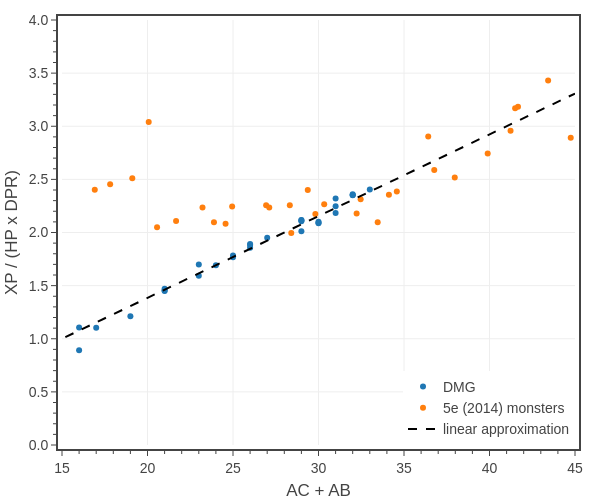

Notebook source saved alongside this figure:
### Markdown cell above
# Figures

### Code cell
# Fig. 1: Plots monster XP / (HP x DPR) vs AC + AB

# create figure
fig = go.Figure()

COEFF = 0.25 #(0.65/3)

# plot distributions
cr_range = [2,20]
colors = iter(COLORS)

book = 'DMG'
color = next(colors)
dfM = pd.read_csv('../../assets/data/dmg-targets.csv')
dfM = dfM[dfM['CR'].between(1, 30)]
dfM['adj AB + AC'] = dfM['AB'] + dfM['AC']
dfM['XP ratio'] = dfM['XP']/(COEFF*dfM['DPR Mean']*dfM['HP Mean'])
dfM = dfM[dfM['CR'].between(1, 30)]
dfM = dfM[['CR','adj AB + AC','XP ratio']].groupby('CR').mean().reset_index()
#fig = tfb.plot_data_and_fit(fig, x=dfM['adj AB + AC'], y=dfM['XP ratio'], name=book, legendgroup=book, line_color=color)
fig.add_scatter(
    x=dfM['adj AB + AC'].tolist(), 
    y=dfM['XP ratio'].tolist(), 
    mode='markers',
    name=book, 
    legendgroup=book, 
    line_color=color,
    hovertemplate=
            f'<b>{book}</b><br>'+
            'AC + AB: %{x:.0f}<br>'+
            'ratio %{y:.2f}'+
            '<extra></extra>',
)


"""book = '5e - CR < 20'
color = next(colors)
dfM = pd.read_csv('../../assets/data/monsters.csv')
dfM = dfM[dfM['CR'].between(3, 20)]
dfM['adj AB + AC'] = dfM['adj AB'] + dfM['adj AC']
dfM['XP ratio'] = dfM['XP']/(COEFF*dfM['adj DPR']*dfM['adj HP'])
dfM = dfM[['CR','adj AB + AC','XP ratio']].groupby('CR').mean().reset_index()
#tfb.plot_data_and_fit_piecewise(fig, dfM['adj AB + AC'].to_numpy(), dfM['XP ratio'].to_numpy(), name=book, legendgroup=book, line_color=color)
#fig = plot_with_fit(dfM['adj AB + AC'], dfM['XP ratio'], np.linspace(0, 31, 100), book, book, color)
fig = tfb.plot_data_and_fit(fig, x=dfM['adj AB + AC'], y=dfM['XP ratio'], name=book, legendgroup=book, line_color=color)

book = '5e - CR > 20'
dfM = pd.read_csv('../../assets/data/monsters.csv')
dfM = dfM[dfM['CR'].between(21, 30)]
dfM['adj AB + AC'] = dfM['adj AB'] + dfM['adj AC']
dfM['XP ratio'] = dfM['XP']/(COEFF*dfM['adj DPR']*dfM['adj HP'])
dfM = dfM[['CR','adj AB + AC','XP ratio']].groupby('CR').mean().reset_index()
#fig = plot_with_fit(dfM['adj AB + AC'], dfM['XP ratio'], np.linspace(31, 60, 100), book, book, color)
fig = tfb.plot_data_and_fit(fig, x=dfM['adj AB + AC'], y=dfM['XP ratio'], name=book, legendgroup=book, line_color=color)
"""

"""def piecewise_function(x, x0, y0, k1, k2):
    x1 = 33
    return np.piecewise(x, [x < x1], [lambda x:k1*x + y0-k1*x1, lambda x:k2*x + y0-k2*x1])

book = '5e'
color = next(colors)
dfM = pd.read_csv('../../assets/data/monsters.csv')
dfM = dfM[dfM['CR'].between(2, 30)]
dfM['adj AB + AC'] = dfM['adj AB'] + dfM['adj AC']
dfM['XP ratio'] = dfM['XP']/(COEFF*dfM['adj DPR']*dfM['adj HP'])
dfM = dfM[['CR','adj AB + AC','XP ratio']].groupby('CR').mean().reset_index()
fig, _ = tfb.plot_data_and_fit_piecewise(
    fig, 
    x=dfM['adj AB + AC'].tolist(), 
    y=dfM['XP ratio'].tolist(), 
    name=book, 
    legendgroup=book, 
    line_color=color,
    piecewise_linear=piecewise_function,
    x_fit=np.linspace(10,45,100),
)"""

book = '5e (2014) monsters'
color = next(colors)
dfM = pd.read_csv('../../assets/data/monsters.csv')
dfM = dfM[dfM['CR'].between(0, 30)]
dfM['adj AB + AC'] = dfM['adj AB'] + dfM['adj AC']
dfM['XP ratio'] = dfM['XP']/(COEFF*dfM['adj DPR']*dfM['adj HP'])
dfM = dfM[['CR','adj AB + AC','XP ratio']].groupby('CR').mean().reset_index()

print(dfM[dfM['CR'].between(0.5,20)]['XP ratio'].mean())
print(dfM[dfM['CR'].between(21,30)]['XP ratio'].mean())
fig.add_scatter(
    x=dfM['adj AB + AC'].tolist(), 
    y=dfM['XP ratio'].tolist(), 
    mode='markers',
    name=book, 
    legendgroup=book, 
    line_color=color,
    hovertemplate=
            f'<b>{book}</b><br>'+
            'AC + AB: %{x:.0f}<br>'+
            'ratio %{y:.2f}'+
            '<extra></extra>',
)

book = 'linear approximation'
x = np.linspace(0, 45, 100)
fig.add_trace(go.Scatter(
    x=x, 
    #y=(0.25/COEFF)*(1 + (x - 15)/13),
    y=(1 + (x - 15)/13),
    mode='lines',
    name=f'{book}',
    legendgroup=book,
    showlegend=True,
    line_color='black',
    line_dash='dash',
    hoverinfo='skip',
))

# update layout
fig.update_layout(
    template=tfb.FIG_TEMPLATE,
    xaxis=dict(
        title_text='AC + AB',
        range=[15, 45],
        tick0=0, dtick=5,
        minor=dict(tick0=0, dtick=1),
    ),
    yaxis=dict(
        title_text='XP / (HP x DPR)',
        range=[0,4],
        tickformat='.1f',
        tick0=0, dtick=0.5,
        minor=dict(tick0=0, dtick=0.1),
    ),
    legend=dict(
        xanchor='right', yanchor='bottom',
        x=1.00, y=0.00,
        orientation='v',
        tracegroupgap=0,
    ),
    width=600, 
    height=500,
)

# show figure
fig.show(config=tfb.FIG_CONFIG)

# save figures
if SAVEFIGS:
    fig.update_layout(autosize=True, width=None, height=None)
    tfb.save_fig_html(fig, format='large', name=f'./fig-npc-accuracy-vs-acab-large')
    tfb.save_fig_html(fig, format='small', name=f'./fig-npc-accuracy-vs-acab-small', marker_size=4)

### Figure 1 — Plotly figure (JSON) as saved in the notebook; plotly's stock layout.template omitted (floating-point values rounded to 4 significant figures)
{"data": [{"hovertemplate": "<b>DMG</b><br>AC + AB: %{x:.0f}<br>ratio %{y:.2f}<extra></extra>", "legendgroup": "DMG", "line": {"color": "#1f77b4"}, "mode": "markers", "name": "DMG", "type": "scatter", "x": [16, 16, 17, 19, 21, 21, 21, 23, 23, 24, 25, 25, 26, 26, 26, 27, 29, 29, 29, 29, 30, 30, 30, 31, 31, 31, 32, 32, 32, 33], "y": [0.8919, 1.106, 1.103, 1.213, 1.47, 1.449, 1.454, 1.593, 1.698, 1.692, 1.767, 1.784, 1.857, 1.883, 1.891, 1.951, 2.106, 2.117, 2.116, 2.012, 2.087, 2.092, 2.102, 2.184, 2.246, 2.32, 2.354, 2.361, 2.35, 2.404]}, {"hovertemplate": "<b>5e (2014) monsters</b><br>AC + AB: %{x:.0f}<br>ratio %{y:.2f}<extra></extra>", "legendgroup": "5e (2014) monsters", "line": {"color": "#ff7f0e"}, "mode": "markers", "name": "5e (2014) monsters", "type": "scatter", "x": [16.92, 17.14, 17.82, 19.11, 20.07, 20.56, 21.67, 23.22, 23.89, 24.56, 24.95, 26.94, 27.12, 28.32, 28.41, 29.37, 29.82, 30.33, 32.23, 32.46, 33.46, 34.12, 34.58, 36.77, 36.42, 37.97, 39.89, 41.23, 41.67, 41.5, 43.43, 44.75], "y": [2.402, null, 2.453, 2.51, 3.039, 2.05, 2.109, 2.235, 2.096, 2.083, 2.244, 2.256, 2.235, 2.256, 1.996, 2.399, 2.175, 2.265, 2.178, 2.313, 2.096, 2.356, 2.385, 2.589, 2.904, 2.517, 2.745, 2.957, 3.184, 3.169, 3.431, 2.892]}, {"hoverinfo": "skip", "legendgroup": "linear approximation", "line": {"color": "black", "dash": "dash"}, "mode": "lines", "name": "linear approximation", "showlegend": true, "type": "scatter", "x": [0, 0.4545, 0.9091, 1.364, 1.818, 2.273, 2.727, 3.182, 3.636, 4.091, 4.545, 5, 5.455, 5.909, 6.364, 6.818, 7.273, 7.727, 8.182, 8.636, 9.091, 9.545, 10, 10.45, 10.91, 11.36, 11.82, 12.27, 12.73, 13.18, 13.64, 14.09, 14.55, 15, 15.45, 15.91, 16.36, 16.82, 17.27, 17.73, 18.18, 18.64, 19.09, 19.55, 20, 20.45, 20.91, 21.36, 21.82, 22.27, 22.73, 23.18, 23.64, 24.09, 24.55, 25, 25.45, 25.91, 26.36, 26.82, 27.27, 27.73, 28.18, 28.64, 29.09, 29.55, 30, 30.45, 30.91, 31.36, 31.82, 32.27, 32.73, 33.18, 33.64, 34.09, 34.55, 35, 35.45, 35.91, 36.36, 36.82, 37.27, 37.73, 38.18, 38.64, 39.09, 39.55, 40, 40.45, 40.91, 41.36, 41.82, 42.27, 42.73, 43.18, 43.64, 44.09, 44.55, 45], "y": [-0.1538, -0.1189, -0.08392, -0.04895, -0.01399, 0.02098, 0.05594, 0.09091, 0.1259, 0.1608, 0.1958, 0.2308, 0.2657, 0.3007, 0.3357, 0.3706, 0.4056, 0.4406, 0.4755, 0.5105, 0.5455, 0.5804, 0.6154, 0.6503, 0.6853, 0.7203, 0.7552, 0.7902, 0.8252, 0.8601, 0.8951, 0.9301, 0.965, 1, 1.035, 1.07, 1.105, 1.14, 1.175, 1.21, 1.245, 1.28, 1.315, 1.35, 1.385, 1.42, 1.455, 1.49, 1.524, 1.559, 1.594, 1.629, 1.664, 1.699, 1.734, 1.769, 1.804, 1.839, 1.874, 1.909, 1.944, 1.979, 2.014, 2.049, 2.084, 2.119, 2.154, 2.189, 2.224, 2.259, 2.294, 2.329, 2.364, 2.399, 2.434, 2.469, 2.503, 2.538, 2.573, 2.608, 2.643, 2.678, 2.713, 2.748, 2.783, 2.818, 2.853, 2.888, 2.923, 2.958, 2.993, 3.028, 3.063, 3.098, 3.133, 3.168, 3.203, 3.238, 3.273, 3.308]}], "layout": {"height": 500, "legend": {"orientation": "v", "tracegroupgap": 0, "x": 1, "xanchor": "right", "y": 0, "yanchor": "bottom"}, "width": 600, "xaxis": {"dtick": 5, "minor": {"dtick": 1, "tick0": 0}, "range": [15, 45], "tick0": 0, "title": {"text": "AC + AB"}}, "yaxis": {"dtick": 0.5, "minor": {"dtick": 0.1, "tick0": 0}, "range": [0, 4], "tick0": 0, "tickformat": ".1f", "title": {"text": "XP / (HP x DPR)"}}}}
